Frame 1 (no input): blank canvas, image omitted
Frame 60 (no input): blank canvas, image omitted
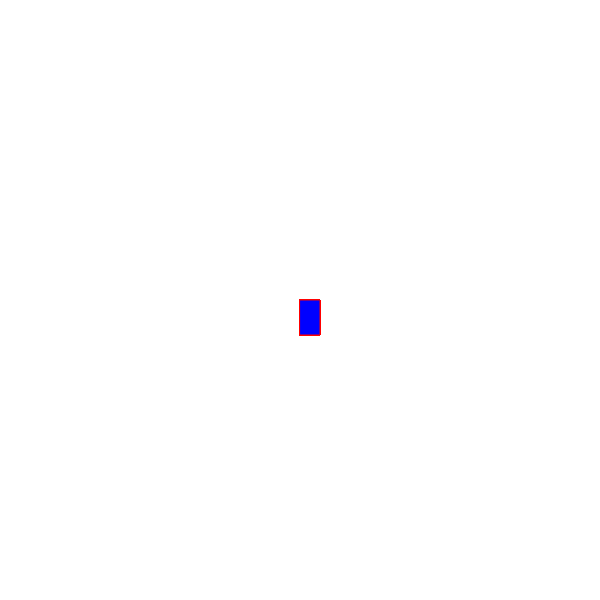
Frame 120 (the mouse pressed at the canvas centre since frame 60)

The p5.js sketch whose frames 1 and 60 were blank and that drew this single picture after the mouse press (run headless with seeded random() and noise() and a simulated clock; from frame 60 on, the mouse is pressed at the canvas centre):

// p5.js sketch
// ── sketch.js
function setup() {
    createCanvas(600, 600);
  background ("white");
  }
  
  
  function draw() {
    stroke("red");
    fill("blue ");
  
    
    if(mouseIsPressed)  {
       rect(mouseX, mouseY, 20, 35);
    } 
    }
// ── style.css
body {
    background: grey
}

  h1 {
      text-align: center;
  }

  p {
      text-align: center;
  }

  strong {
      color: aqua;
  }
